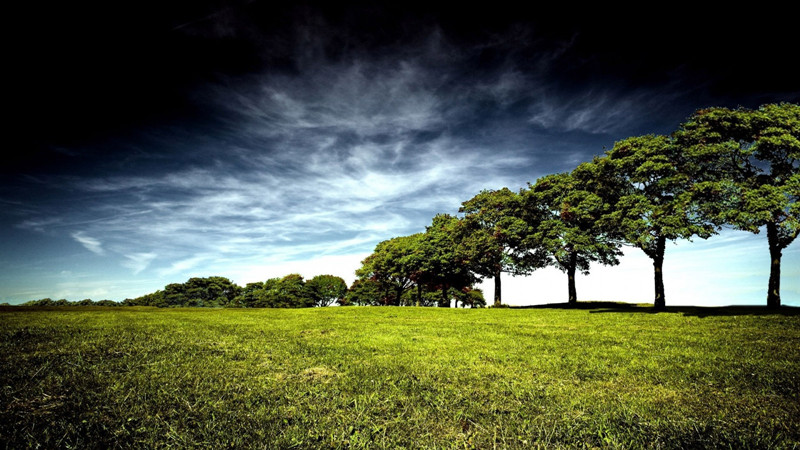
//> input picture chapter7/chapter7.1.7/chapter7.1.7/1.jpg, 800 x 450 px
$ ./AffineTransform   (built with g++ and OpenCV 4)
//> lines starting //> are read from the running program, lines starting //| are printed output that depends on the picture
#include<opencv2/highgui/highgui.hpp>
#include<opencv2/imgproc/imgproc.hpp>
#include<iostream>
using namespace cv;
using namespace std;

#define WINDOW_NAME1 "原始窗口"
#define WINDOW_NAME2 "经过Wrap后的图像"
#define WINDOW_NAME3 "经过Wrap和Rotate后的图像"

int main() {
	system("color 1A");

	//定义两种点，代表两个三角形
	Point2f srcTriangle[3];
	Point2f dstTriangle[3];

	//定义一些Mat变量
	Mat rotMat(2,3,CV_32FC1);
	Mat warpMat(2,3,CV_32FC1);
	Mat srcImage, dstImage_wrap, dstImage_wrap_rotate;

	//加载图像
	srcImage = imread("1.jpg",1);
//> srcImage is the input picture: 450 rows x 800 cols, CV_8UC3; mean B, G, R 65.4, 85, 76.5
	if (!srcImage.data) {
		printf("读取图片出错！\n");
		return false;
	}
	dstImage_wrap = Mat::zeros(srcImage.rows,srcImage.cols,srcImage.type());

	srcTriangle[0] = Point2f(0,0);
	srcTriangle[1] = Point2f(static_cast<float>(srcImage.cols-1),0);
	srcTriangle[2] = Point2f(0,static_cast<float>(srcImage.rows-1));

	dstTriangle[0] = Point2f(static_cast<float>(srcImage.cols*0.0), static_cast<float>(srcImage.rows*0.33));
	dstTriangle[1] = Point2f(static_cast<float>(srcImage.cols*0.65),static_cast<float>(srcImage.rows*0.35));
	dstTriangle[2] = Point2f(static_cast<float>(srcImage.cols*0.15),static_cast<float>(srcImage.rows*0.6));

	//求得仿射变换
	warpMat = getAffineTransform(srcTriangle,dstTriangle);

	//对源图像应用刚刚求的仿射变换
	warpAffine(srcImage,dstImage_wrap,warpMat,dstImage_wrap.size());
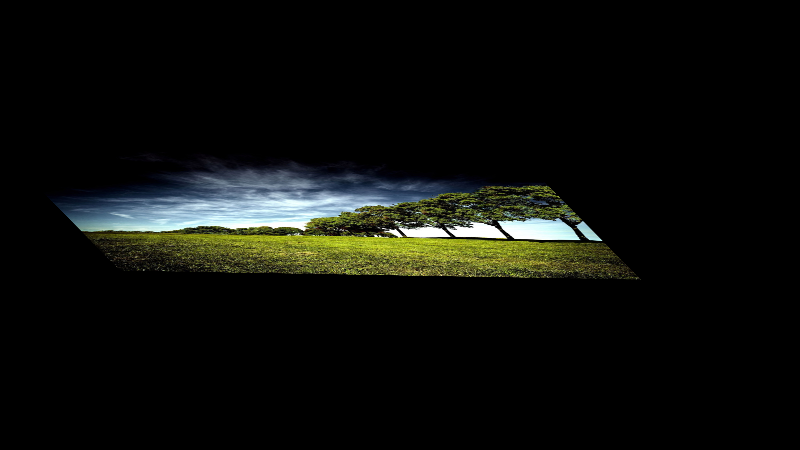
//> dstImage_wrap: 450 rows x 800 cols, CV_8UC3; mean B, G, R 11.3, 14.7, 13.2

	//对图像进行缩放后再旋转
	Point center = Point(dstImage_wrap.cols/2,dstImage_wrap.rows/2);
//> center = Point(400, 225)

	double angle = -30.0;
	double scale = 0.8;

	//通过上面的旋转细节信息求得旋转矩阵
	rotMat = getRotationMatrix2D(center,angle,scale);
	warpAffine(dstImage_wrap,dstImage_wrap_rotate,rotMat,dstImage_wrap.size());
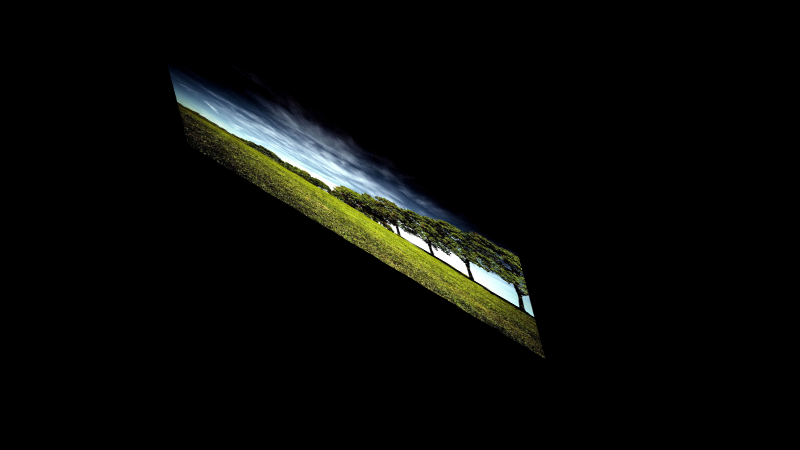
//> dstImage_wrap_rotate: 450 rows x 800 cols, CV_8UC3; mean B, G, R 7.2, 9.4, 8.5

	imshow(WINDOW_NAME1,srcImage);
	imshow(WINDOW_NAME2,dstImage_wrap);
	imshow(WINDOW_NAME3,dstImage_wrap_rotate);

	waitKey(0);
	return 0;
}
